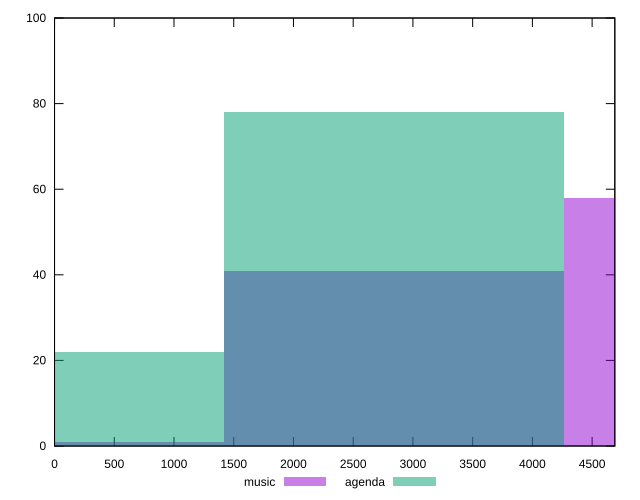

Reproduce this figure in gnuplot.
reset

$music <<EOF
2844.155908136678 41
5688.311816273356 58
0 1
EOF

$agenda <<EOF
2844.155908136678 78
0 22
EOF

set key outside below
set boxwidth 2844.155908136678
set xrange [0:4690]
set yrange [0:100]
set trange [0:100]
set style fill transparent solid 0.5 noborder
set terminal svg size 640, 500 enhanced background rgb 'white'
set output "reports/report_00028_2021-02-24T12-49-42.674Z/unused-javascript/comparison/histogram/0_vs_1.svg"

plot $music title "music" with boxes, \
     $agenda title "agenda" with boxes

reset
